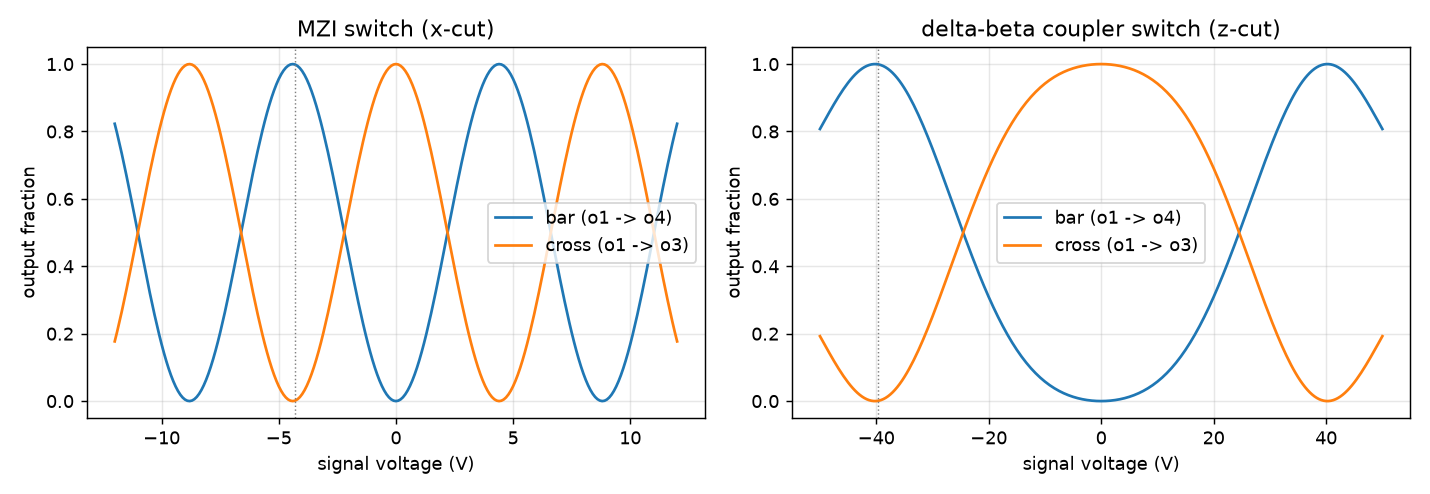

Write Python code to recreate this figure.
"""Example 11: lithium niobate switch cells for gdsfactory, and their models.

photonfdtd.lnoi has gdsfactory cells for thin-film LN switches, with a model
computed by photonfdtd from each cell's own cross-section. This script draws
an x-cut Mach-Zehnder switch and a z-cut delta-beta coupler, writes
them to GDS, and plots bar and cross against voltage.

- ``mzi_switch``: 5 mm push-pull arms between ground-signal-ground
  electrodes, and 50:50 directional couplers. Cross at 0 V, bar at V_pi
  (about 4.4 V).
- ``dbeta_coupler_switch``: three coupling lengths (4 mm) of z-cut coupler
  with electrodes on top of both waveguides. Cross at 0 V, bar at about 38 V;
  ``sections=2`` splits the electrodes for reversed delta-beta operation.

Needs gdsfactory. Each model takes about a minute (electrostatics and mode
solves on the cross-section at 50 nm).
"""
import matplotlib
matplotlib.use("Agg")
import matplotlib.pyplot as plt
import numpy as np
import gdsfactory as gf
from photonfdtd import lnoi

gf.gpdk.PDK.activate()

mzi = lnoi.mzi_switch()
dbeta = lnoi.dbeta_coupler_switch()

top = gf.Component("lnoi_switches")
top << mzi
d = top << dbeta
d.move((0, -150))
top.write_gds("11_lnoi_switch_cells.gds")
print("wrote 11_lnoi_switch_cells.gds")

fig, ax = plt.subplots(1, 2, figsize=(11, 3.8))
for a, (cell, title, vmax) in zip(ax, ((mzi, "MZI switch (x-cut)", 12),
                                       (dbeta, "delta-beta coupler switch (z-cut)", 50))):
    m = lnoi.model(cell)
    v = np.linspace(-vmax, vmax, 241)
    bar, cross = m.sweep(v)
    v_bar = m.switching_voltage("bar", v_max=vmax)
    print(f"{title}: coupling length {m.info['coupling_length'] * 1e6:.0f} um, "
          f"cross {m.cross(0):.3f} at 0 V, bar {m.bar(v_bar):.3f} at {v_bar:+.1f} V")
    a.plot(v, bar, label="bar (o1 -> o4)")
    a.plot(v, cross, label="cross (o1 -> o3)")
    a.axvline(v_bar, color="gray", ls=":", lw=0.8)
    a.set(xlabel="signal voltage (V)", ylabel="output fraction", title=title)
    a.legend(); a.grid(alpha=0.3)
fig.tight_layout()
fig.savefig("11_lnoi_switch_cells.png", dpi=130)
print("saved 11_lnoi_switch_cells.png")
